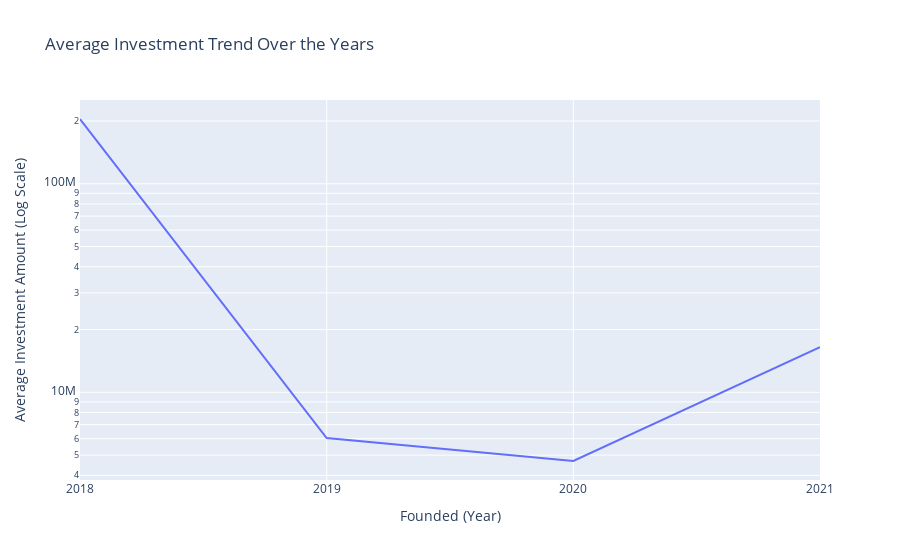

Write notebook code for a chart like this one.
### Markdown cell above
# QUESTION TWO

##### WHAT HAS BEEN THE TREND OF AVERAGE INVESTMENT AMOUNT OVER THE YEARS (2018–2021)?

### Code cell
# Average investment amounts by year
investment_trend = master_df.groupby('Founded')['Amount'].mean().reset_index()

# Filter the DataFrame to include only startups that were founded in 2018 or later
investment_trend = investment_trend[investment_trend['Founded'] >= 2018]

# Create a line plot
fig = px.line(investment_trend, x='Founded', y='Amount', title='Average Investment Trend Over the Years')
fig.update_layout(xaxis_title='Founded (Year)', yaxis_title='Average Investment Amount (Log Scale)', xaxis_tickmode='linear', yaxis_type='log')
fig.show()

### Figure 1 — Plotly figure (JSON) as saved in the notebook; plotly's stock layout.template omitted (floating-point values rounded to 4 significant figures)
{"data": [{"hovertemplate": "Founded=%{x}<br>Amount=%{y}<extra></extra>", "legendgroup": "", "line": {"color": "#636efa", "dash": "solid"}, "marker": {"symbol": "circle"}, "mode": "lines", "name": "", "orientation": "v", "showlegend": false, "type": "scatter", "x": [2018, 2019, 2020, 2021], "xaxis": "x", "y": [204500000.0, 6037000.0, 4686000.0, 16490000.0], "yaxis": "y"}], "layout": {"legend": {"tracegroupgap": 0}, "title": {"text": "Average Investment Trend Over the Years"}, "xaxis": {"anchor": "y", "domain": [0, 1], "tickmode": "linear", "title": {"text": "Founded (Year)"}}, "yaxis": {"anchor": "x", "domain": [0, 1], "title": {"text": "Average Investment Amount (Log Scale)"}, "type": "log"}}}
